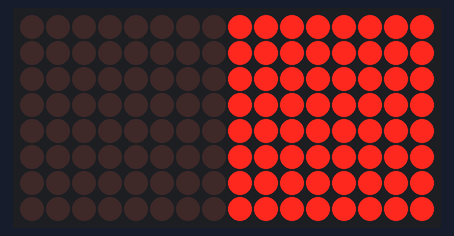
A sketch run on a simulated ESP32. Shown: 16×8 LED matrix.

Above: at 0.1 s.
At 1.1 s:
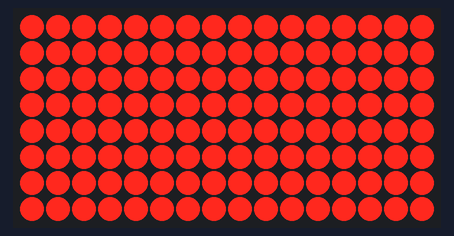
At 10.34 s:
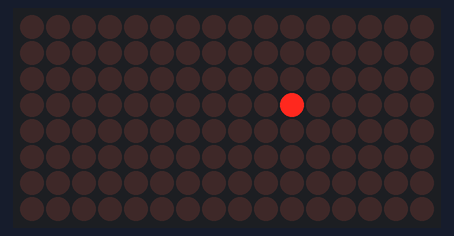
At 19.64 s:
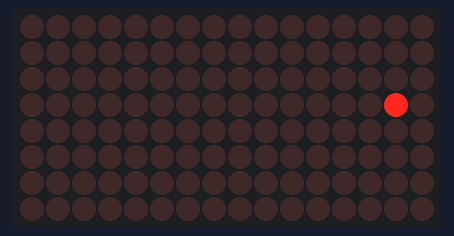
At 29.74 s:
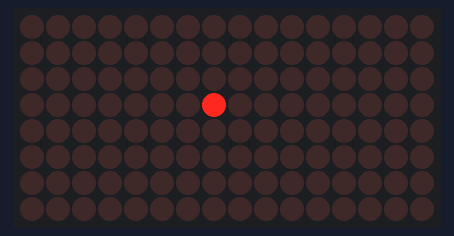
At 39.69 s:
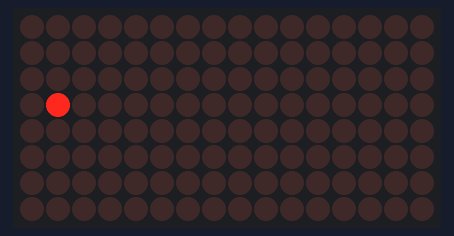

The sketch:

qv3_matrix.ino
```cpp
#include <MD_MAX72xx.h>
#include <SPI.h>

// AZDelivery modules are usually FC16_HW.
// If your display looks upside down or reversed, change this to GENERIC_HW.
#define HARDWARE_TYPE MD_MAX72XX::FC16_HW
#define MAX_DEVICES 2

// ESP32 Hardware VSPI Pins
#define CLK_PIN   18
#define DATA_PIN  23
#define CS_PIN    5

// Initialize using hardware SPI
MD_MAX72XX mx = MD_MAX72XX(HARDWARE_TYPE, CS_PIN, MAX_DEVICES);

void setup() {
  mx.begin();
  mx.control(MD_MAX72XX::INTENSITY, 2); // Set brightness low (0-15) so it doesn't blind you
  mx.clear();

  // --- STARTUP TEST ---
  // Step 1: Light up the first matrix (Device 0)
  mx.control(0, MD_MAX72XX::UPDATE, MD_MAX72XX::OFF);
  for (uint8_t row = 0; row < 8; row++) {
    mx.setRow(0, row, 0xFF); // Turn on all 8 LEDs in this row
  }
  mx.control(0, MD_MAX72XX::UPDATE, MD_MAX72XX::ON);
  delay(1000);

  // Step 2: Light up the second matrix (Device 1)
  mx.control(1, MD_MAX72XX::UPDATE, MD_MAX72XX::OFF);
  for (uint8_t row = 0; row < 8; row++) {
    mx.setRow(1, row, 0xFF);
  }
  mx.control(1, MD_MAX72XX::UPDATE, MD_MAX72XX::ON);
  delay(1000);

  mx.clear(); // Clear everything for the main loop
}

void loop() {
  // --- BOUNCING PIXEL ANIMATION ---
  // Total width of two matrices is 16 columns (0 to 15)
  // Row 3 is just a nice middle row to watch the pixel move
  int targetRow = 3;

  // Move the pixel from left to right (Col 0 to 15)
  for (int col = 0; col < 16; col++) {
    mx.setPoint(targetRow, col, true);  // Turn LED on
    delay(50);                          // Speed of the pixel
    mx.setPoint(targetRow, col, false); // Turn LED off
  }

  // Move the pixel from right to left (Col 15 down to 0)
  for (int col = 15; col >= 0; col--) {
    mx.setPoint(targetRow, col, true);
    delay(50);
    mx.setPoint(targetRow, col, false);
  }
}
```

Measured:
- what the display in image 1 shows lasts 1.0 s, from 1.0 s to 2.0 s
